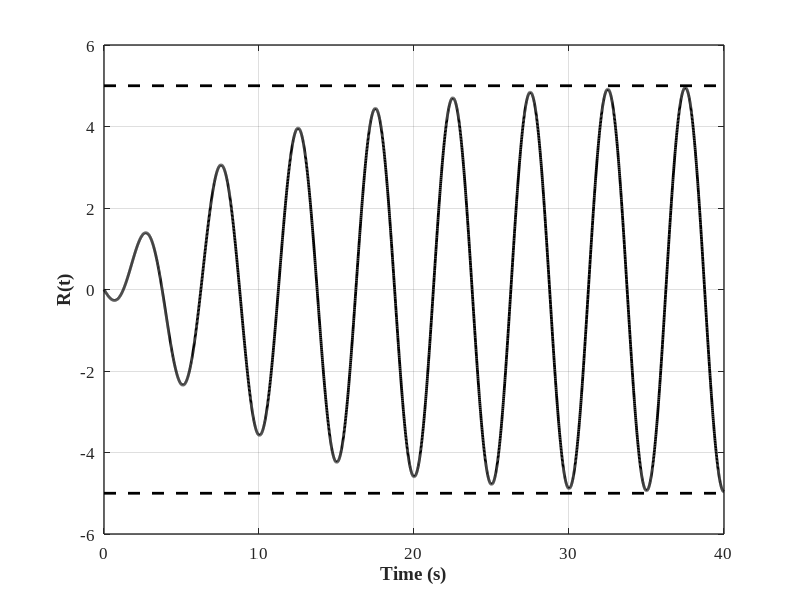

Recreate this plot in MATLAB.
%% Figure 3-16: Response of a SDOF at Resonance Frequency

clear; close all; clc;
%% Parameters
f_n  = [1];  % Hz
f    = 0.2;  % Hz
f0   = 1000; % Hz
zeta = 0.1;
w   = 2*pi*f;
t   = 0:0.01:40;   % Time vector
    

R = 1/(2*zeta)*(exp(-zeta*w*t)-1).*cos(w*t);

%% Plot
figure(1);  set(figure(1), 'Position', [200   100   883   400])
            hold on; grid on; box on;

            plot(t,R,'-k','LineWidth',2); grid on
            line([0 40], [5 5],'Color','k','LineStyle','--','LineWidth',2)
            line([0 40], -[5 5],'Color','k','LineStyle','--','LineWidth',2)

            ylim([-6 6])
            set(gca, 'LineWidth',1, 'FontWeight','normal', 'FontName','Times New Roman', 'FontSize',12)               
            xlabel('Time (s)', 'fontsize',14, 'fontname','Times New Roman','FontWeight','Bold')
            ylabel('R(t)', 'fontsize',14, 'fontname','Times New Roman','FontWeight','Bold')

%% Print
print('FIG_3_16','-dpng')
